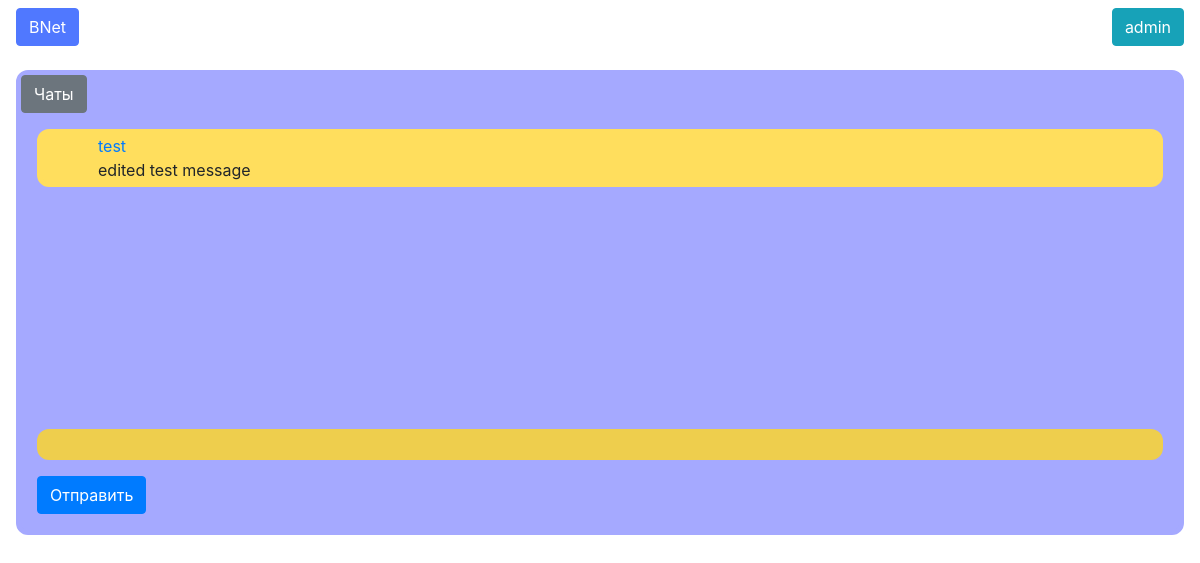
Page /chat/1 (signed in) on the earlier database version.
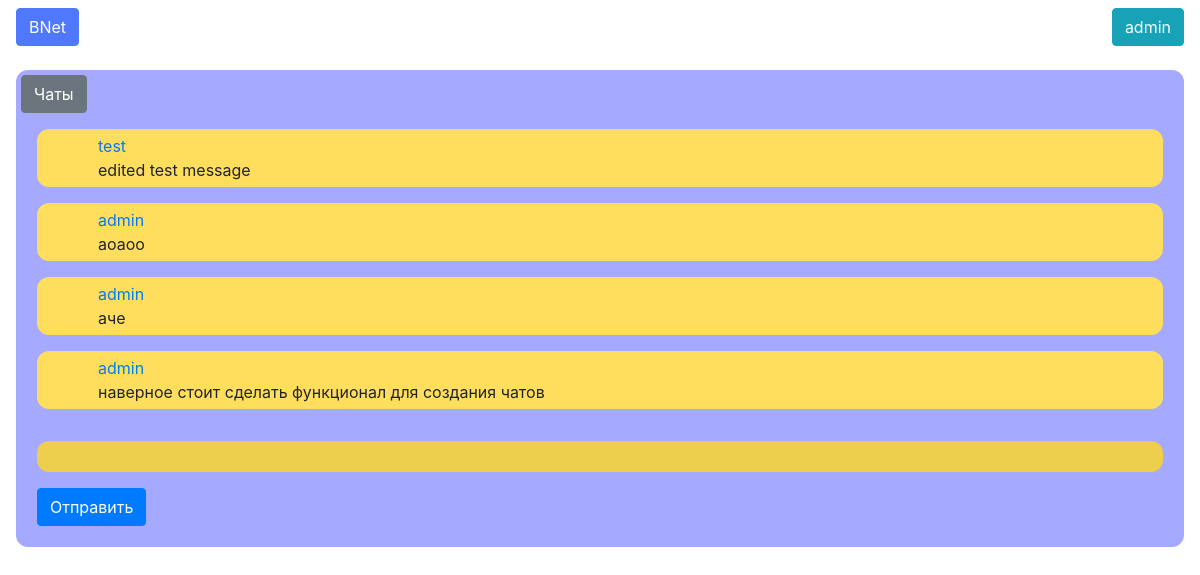
Same page on the later database version.
### data/users.py (models this page shows, shortened)
class User(SqlAlchemyBase, UserMixin, SerializerMixin):
    __tablename__ = 'users'
    id = sqlalchemy.Column(sqlalchemy.Integer,
                           primary_key=True, autoincrement=True)
    username = sqlalchemy.Column(sqlalchemy.String,
                                 index=True, unique=True, nullable=False)
    email = sqlalchemy.Column(sqlalchemy.String,
                              index=True, unique=True, nullable=False)
    hashed_password = sqlalchemy.Column(sqlalchemy.String, nullable=False)
    created_date = sqlalchemy.Column(sqlalchemy.DateTime,
                                     default=datetime.datetime.now)
    fullname = sqlalchemy.Column(sqlalchemy.String, nullable=True)
    about = sqlalchemy.Column(sqlalchemy.String, nullable=True)
    chats = orm.relation('Chat', secondary='chats_to_users', back_populates='users')

### data/messages.py (models this page shows, shortened)
class Message(SqlAlchemyBase, SerializerMixin):
    __tablename__ = 'messages'
    id = sqlalchemy.Column(sqlalchemy.Integer,
                           primary_key=True, autoincrement=True)
    text = sqlalchemy.Column(sqlalchemy.String, nullable=True)
    send_date = sqlalchemy.Column(sqlalchemy.DateTime,
                                  default=datetime.datetime.now, nullable=True)
    modified_date = sqlalchemy.Column(sqlalchemy.DateTime, nullable=True)
    chat_id = sqlalchemy.Column(sqlalchemy.Integer,
                                sqlalchemy.ForeignKey("chats.id"), nullable=False)
    user_id = sqlalchemy.Column(sqlalchemy.Integer,
                                sqlalchemy.ForeignKey("users.id"), nullable=False)
    user = orm.relation('User')
    chat = orm.relation('Chat')

### routes.py (the view)
@app.route('/chat/<int:chat_id>', methods=['GET', 'POST'])
@login_required
def chat(chat_id):
    if request.method == 'GET':
        selected_chat = None
        try:
            selected_chat = api.chats.get_chat(chat_id)
        except LocalApi.NotFoundError:
            abort(404)
        try:
            return render_template('chat.jinja2', chat=selected_chat)
        except sqlalchemy.orm.exc.DetachedInstanceError:
            return chat(chat_id)  # без этого никак -- я не знаю почему это происходит, и почему только иногда
    elif request.method == 'POST':
        api.chats.send_message(user_id=current_user.id, chat_id=chat_id, text=request.values['text'])
        return jsonify({'ok': True})

### apis/local/chats.py (called while the page is built)
def get_chat(chat_id):
    session = db_session.create_session()
    chat = session.query(Chat).get(chat_id)
    if chat is None:
        raise LocalApi.NotFoundError('chat not found')
    return chat

### app.py (called while the page is built)
@login_manager.user_loader
def load_user(user_id):
    session = db_session.create_session()
    return session.query(User).get(user_id)

### data/db_session.py (called while the page is built)
def create_session() -> Session:
    global __factory
    return __factory()

### templates/chat.jinja2 (shortened to what this page needs)
{% extends "base.jinja2" %}
{% block content %}
    <div class="chat-menu">
        <a href="{{ url_for('chats') }}" class="btn btn-secondary">Чаты</a>
        <div id="messages">
            {% for message in chat.messages %}
                <div class="message">
                    <div class="message-user-info">
                        <a class="message-user" href="/{{ message.user.username }}">
                            {{ message.user.username }}</a>
                    </div>
                    <div class="message-text">{{ message.text }}</div>
                </div>
            {% endfor %}
        </div>
        <div class="msg-send-tools">
            <div class="msg-input">
                <div id="msg-textbox" role="textbox" contenteditable="true" aria-multiline="true"
                     aria-placeholder="Напишите сообщение..."></div>
            </div>
            <button class="btn btn-primary" onclick="send_message({{ chat.id }})">Отправить</button>
        </div>
    </div>
{% endblock %}

### templates/base.jinja2 (shortened to what this page needs)
<!doctype html>
<html lang="ru">
<head>
    <link rel="stylesheet"
          href="https://maxcdn.bootstrapcdn.com/bootstrap/4.0.0/css/bootstrap.min.css"
>
    <link rel="stylesheet"
          href="/static/default.css">
</head>
<body>
<nav class="navbar navbar-header">
    <a class="btn logo" href="/">BNet</a>
    {% if not current_user.is_authenticated %}
        <div>
            <a class="btn btn-primary" href="{{ url_for('register') }}">Регистрация</a>
            <a class="btn btn-secondary" href="{{ url_for('login') }}">Войти</a>
        </div>
    {% else %}
        <div>
            <button class="btn btn-info">{{ current_user.username }}</button>
        </div>
    {% endif %}
</nav>
{% block content %}
{% endblock %}
</body>
</html>

### static/default.css (style rules this page uses)
a.logo { background-color: #5078ff; border-color: #5078ff; color: white; }
.chat-menu { background-color: #a5a9ff; border: 5px solid #a5a9ff; border-radius: .75rem; margin: 1rem; height: 100%; }
.message { display: block; margin: 1rem; border: 5px solid #ffde5d; border-radius: .75rem; background-color: #ffde5d; }
.message-user { margin: 0 49px 0 56px; display: inline-block; vertical-align: top; }
#messages { min-height: 300px; max-height: 370px; overflow: auto; position: relative; }
.msg-send-tools { margin: 1rem; }
.msg-input { background-color: #eece4d; border-radius: .75rem; border-width: 30px; }
#msg-textbox { word-wrap: break-word; min-height: 31px; max-height: 150px; width: 100%; overflow-x: unset; overflow-y: auto; margin: 1rem; resize: none; }
.message-text { display: block; margin: 0 19px 0 56px; }

Differences in the rows shown:
added Message: user.username "admin", text "аоаоо"
added Message: user.username "admin", text "аче"
added Message: user.username "admin", text "наверное стоит сделать функционал для создания чатов"
